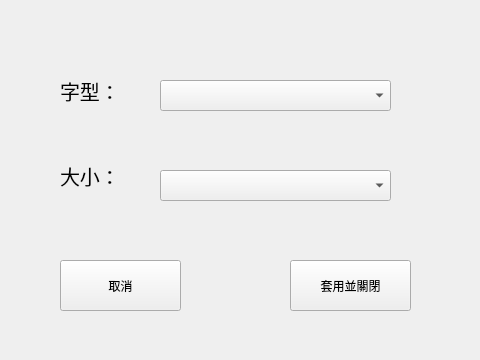
<?xml version="1.0" encoding="UTF-8"?>
<ui version="4.0">
 <class>Form</class>
 <widget class="QWidget" name="Form">
  <property name="geometry">
   <rect>
    <x>0</x>
    <y>0</y>
    <width>480</width>
    <height>360</height>
   </rect>
  </property>
  <property name="windowTitle">
   <string>調整字體大小</string>
  </property>
  <widget class="QLabel" name="label">
   <property name="geometry">
    <rect>
     <x>60</x>
     <y>70</y>
     <width>91</width>
     <height>41</height>
    </rect>
   </property>
   <property name="font">
    <font>
     <pointsize>15</pointsize>
    </font>
   </property>
   <property name="text">
    <string>字型：</string>
   </property>
  </widget>
  <widget class="QComboBox" name="comboBox">
   <property name="geometry">
    <rect>
     <x>160</x>
     <y>80</y>
     <width>231</width>
     <height>31</height>
    </rect>
   </property>
  </widget>
  <widget class="QComboBox" name="comboBox_2">
   <property name="geometry">
    <rect>
     <x>160</x>
     <y>170</y>
     <width>231</width>
     <height>31</height>
    </rect>
   </property>
  </widget>
  <widget class="QLabel" name="label_2">
   <property name="geometry">
    <rect>
     <x>60</x>
     <y>160</y>
     <width>81</width>
     <height>31</height>
    </rect>
   </property>
   <property name="font">
    <font>
     <pointsize>15</pointsize>
    </font>
   </property>
   <property name="text">
    <string>大小：</string>
   </property>
  </widget>
  <widget class="QPushButton" name="pushButton">
   <property name="geometry">
    <rect>
     <x>290</x>
     <y>260</y>
     <width>121</width>
     <height>51</height>
    </rect>
   </property>
   <property name="styleSheet">
    <string notr="true"/>
   </property>
   <property name="text">
    <string>套用並關閉</string>
   </property>
  </widget>
  <widget class="QPushButton" name="pushButton_2">
   <property name="geometry">
    <rect>
     <x>60</x>
     <y>260</y>
     <width>121</width>
     <height>51</height>
    </rect>
   </property>
   <property name="text">
    <string>取消</string>
   </property>
  </widget>
 </widget>
 <resources/>
 <connections/>
</ui>
